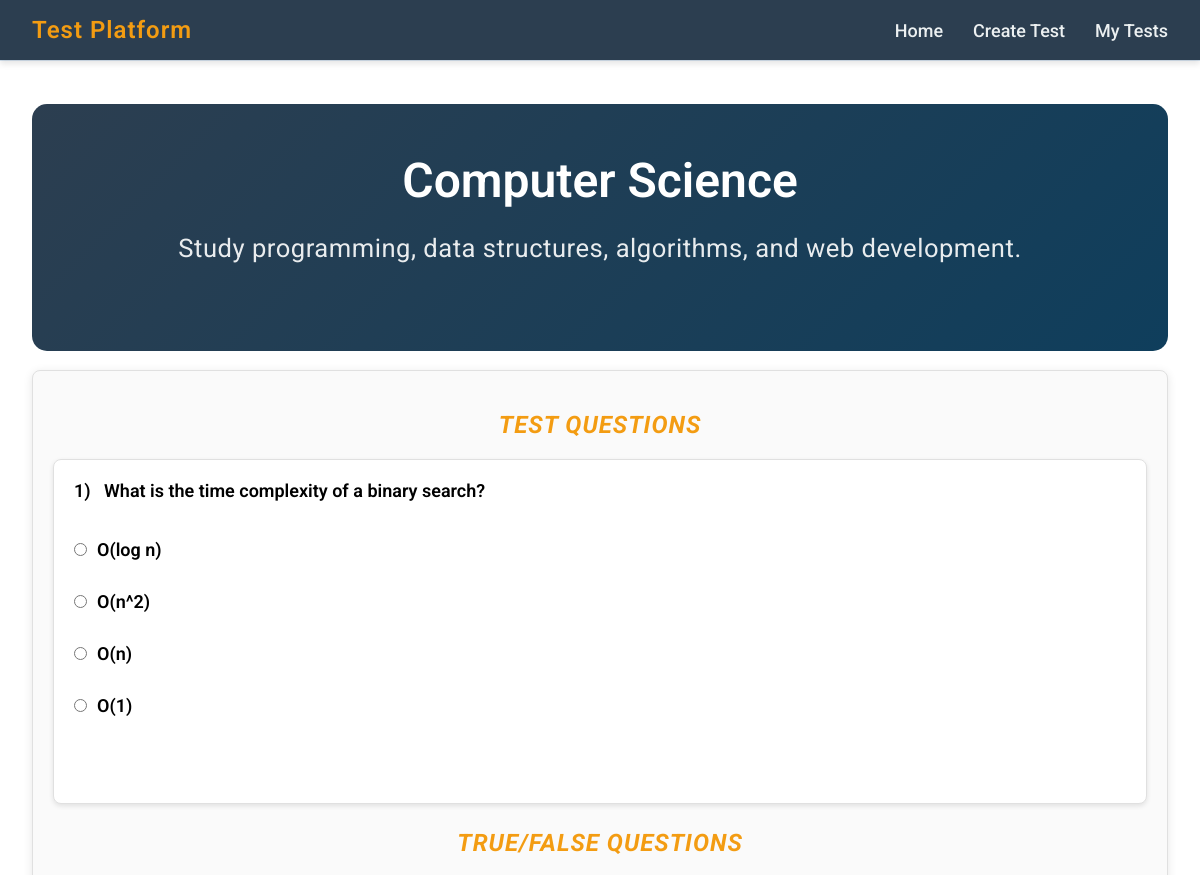
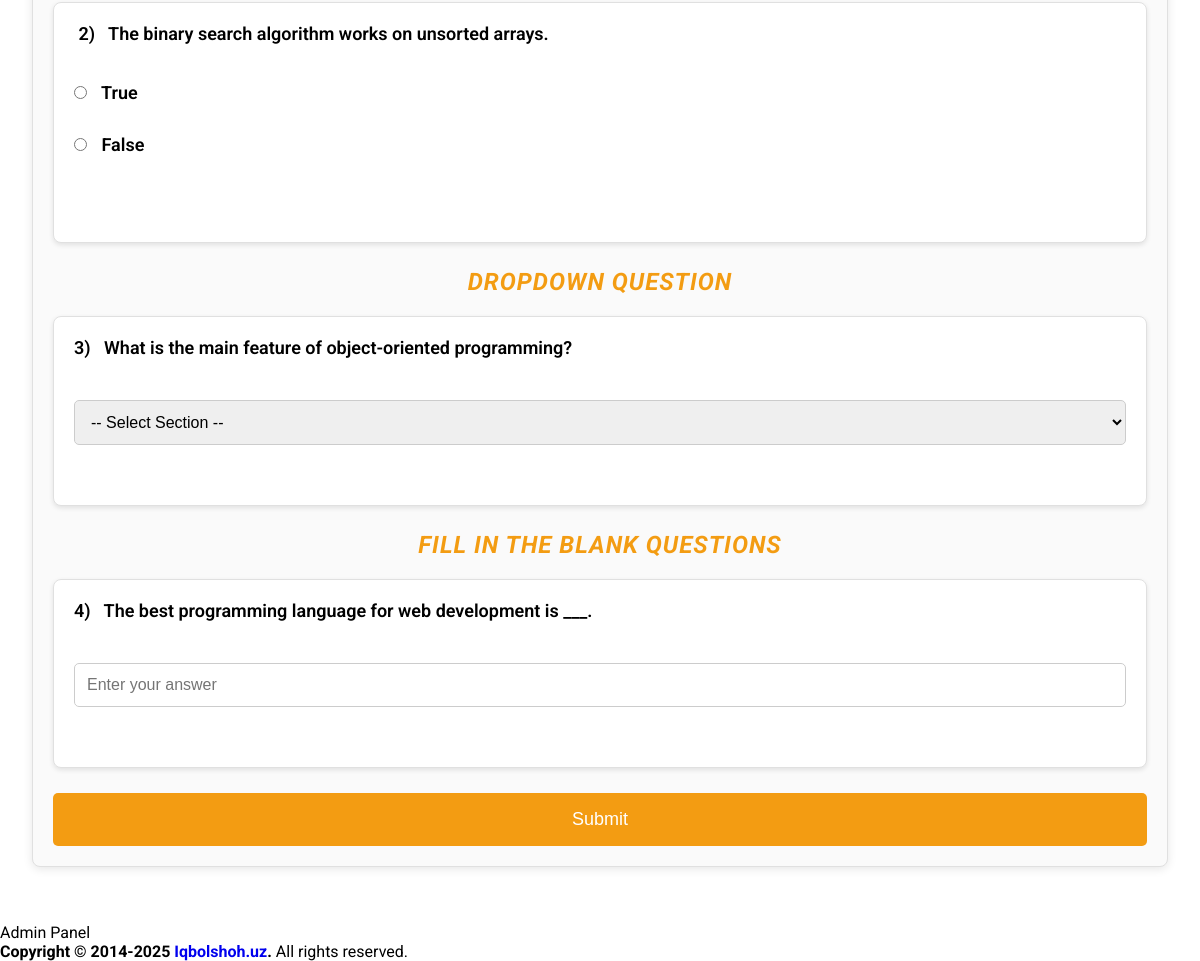
The app's page /test.php?url=computer-science with its own data (2 pictures, top to bottom).
### tables this page shows
CREATE TABLE IF NOT EXISTS subjects (
    id INT PRIMARY KEY AUTO_INCREMENT,
    user_id INT,
    title VARCHAR(100) NOT NULL,
    description VARCHAR(255) NOT NULL,
    url VARCHAR(255) NOT NULL,
    FOREIGN KEY (user_id) REFERENCES users(id) ON DELETE CASCADE
);

CREATE TABLE IF NOT EXISTS test (
    id INT PRIMARY KEY AUTO_INCREMENT,
    subject_id INT,
    question TEXT NOT NULL,
    FOREIGN KEY (subject_id) REFERENCES subjects(id) ON DELETE CASCADE
);

CREATE TABLE IF NOT EXISTS test_options (
    id INT PRIMARY KEY AUTO_INCREMENT,
    test_id INT NOT NULL,
    option_text VARCHAR(255) NOT NULL,
    is_correct BOOLEAN DEFAULT FALSE,
    FOREIGN KEY (test_id) REFERENCES test(id) ON DELETE CASCADE
);

CREATE TABLE IF NOT EXISTS tru_false (
    id INT PRIMARY KEY AUTO_INCREMENT,
    subject_id INT,
    statement TEXT NOT NULL,
    is_true BOOLEAN NOT NULL,
    FOREIGN KEY (subject_id) REFERENCES subjects(id) ON DELETE CASCADE
);

CREATE TABLE IF NOT EXISTS dropdown (
    id INT PRIMARY KEY AUTO_INCREMENT,
    subject_id INT,
    question TEXT NOT NULL,
    correct_answer VARCHAR(255) NOT NULL,
    FOREIGN KEY (subject_id) REFERENCES subjects(id) ON DELETE CASCADE
);

CREATE TABLE IF NOT EXISTS fill_in_the_blank (
    id INT PRIMARY KEY AUTO_INCREMENT,
    subject_id INT,
    sentence TEXT NOT NULL,
    correct_answer VARCHAR(255) NOT NULL,
    FOREIGN KEY (subject_id) REFERENCES subjects(id) ON DELETE CASCADE
);

### config.php (called while the page is built, shortened)
<?php
class Database
{
    private $conn;
    public function __construct()
    {
        $this->conn = new mysqli(DB_SERVER, DB_USERNAME, DB_PASSWORD, DB_NAME);
    }
    public function executeQuery($sql, $params = [], $types = "")
    {
        $result = $this->conn->prepare($sql);
        if ($params) {
            $result->bind_param($types, ...$params);
        }
        if (!$result->execute()) {
            return "Execution error: " . $result->error;
        }
        return $result;
    }
    public function select($table, $columns = "*", $condition = "", $params = [], $types = "")
    {
        $sql = "SELECT $columns FROM $table" . ($condition ? " WHERE $condition" : "");
        $result = $this->executeQuery($sql, $params, $types);
        return $result->get_result()->fetch_all(MYSQLI_ASSOC);
    }
}

### test.php (the view, shortened to what this page needs)
<?php
include 'config.php';
$query = new Database();
if (isset($_GET['url'])) {
    $url = $_GET['url'];
    $subject = $query->select('subjects', '*', "url = ?", [$url], 's');
    $subjectid = $subject[0]['id'];
    $tests = $query->select('test', '*', "subject_id = ?", [$subjectid], 'i');
    $tru_falses = $query->select('tru_false', '*', "subject_id = ?", [$subjectid], 'i');
    $dropdowns = $query->select('dropdown', '*', "subject_id = ?", [$subjectid], 'i');
    $fill_in_the_blanks = $query->select('fill_in_the_blank', '*', "subject_id = ?", [$subjectid], 'i');
    shuffle($tests);
    shuffle($tru_falses);
    shuffle($dropdowns);
    shuffle($fill_in_the_blanks);
        ?>
    <!DOCTYPE html>
    <html lang="en">
    <head>
    </head>
    <body>
        <?php include 'includes/header.php' ?>
        <div class="container">
            <?php $delay = 0; ?>
            <?php $test_count = 1 ?>
            <section class="section call-to-action">
                <h2 class="section__title"><?= $subject[0]['title'] ?></h2>
                <p class="section__content"><?= $subject[0]['description'] ?></p>
            </section>
            <br>
            <?php if (!empty($tests) || !empty($tru_falses) || !empty($dropdowns) || !empty($fill_in_the_blanks)): ?>
                <form method="post">
                    <div id="delay-animation" style="animation-delay: <?= $delay += 0.05 ?>s">
                        <?php if (!empty($tests)): ?>
                            <h3 class="title_h3" style="animation-delay: <?= $delay ?>s">Test Questions</h3>
                            <div class="task_item" style="animation-delay: <?= $delay ?>s">
                                <?php foreach ($tests as $test):
                                    $testid = $test['id'];
                                    $options = $query->select('test_options', '*', "test_id = $testid");
                                    shuffle($options);
                                    ?>
                                    <div id="delay-animation" style="animation-delay: <?= $delay += 0.05 ?>s">
                                        <label for="test_question_<?= $testid; ?>">
                                            <p style="white-space: pre-wrap;"><?= ($test_count++) . ')   ' . $test['question'] ?></p>
                                        </label><br>
                                        <div class="options">
                                            <?php foreach ($options as $option): ?>
                                                <label>
                                                    <input type="radio" name="test_answer_<?= $testid; ?>"
                                                        id="test_answer_<?= $option['id']; ?>"
                                                        value="<?= $option['id'] ?>"><?= $option['option_text'] ?>
                                                </label><br>
                                            <?php endforeach; ?>
                                        </div>
                                    </div>
                                <?php endforeach; ?>
                            </div>
                        <?php endif; ?>
                    </div>
                    <div id="delay-animation" style="animation-delay: <?= $delay += 0.05 ?>s">
                        <?php if (!empty($tru_falses)): ?>
                            <h3 class="title_h3">True/False Questions</h3>
                            <div class="task_item">
                                <?php foreach ($tru_falses as $tru_false): ?>
                                    <div id="delay-animation" style="animation-delay: <?= $delay ?>s">
                                        <label for="tru_false_statement_<?= $tru_false['id']; ?>">
                                            <p style="white-space: pre-wrap;"> <?= ($test_count++) . ')   ' . $tru_false['statement'] ?>
                                            </p>
                                        </label><br>
                                        <div class="options">
                                            <label for="tru_false_answer_<?= $tru_false['id']; ?>_true">
                                                <input type="radio" id="tru_false_answer_<?= $tru_false['id']; ?>_true"
                                                    name="tru_false_answer_<?= $tru_false['id']; ?>" value="1"> True
                                            </label><br>
                                            <label for="tru_false_answer_<?= $tru_false['id']; ?>_false">
                                                <input type="radio" id="tru_false_answer_<?= $tru_false['id']; ?>_false"
                                                    name="tru_false_answer_<?= $tru_false['id']; ?>" value="0"> False
                                            </label><br>
                                        </div>
                                    </div>
                                <?php endforeach; ?>
                            </div>
                        <?php endif; ?>
                    </div>
                    <div id="delay-animation" style="animation-delay: <?= $delay += 0.05 ?>s">
                        <?php if (!empty($dropdowns)): ?>
                            <h3 class="title_h3">Dropdown Question</h3>
                            <div class="task_item">
                                <?php foreach ($dropdowns as $dropdown): ?>
                                    <div id="delay-animation" style="animation-delay: <?= $delay += 0.05 ?>s">
                                        <label for="dropdown_question_<?= $dropdown['id']; ?>">
                                            <p style="white-space: pre-wrap;"><?= ($test_count++) . ')   ' . $dropdown['question'] ?>
                                            </p>
                                        </label><br>
                                        <select name="dropdown_answer_<?= $dropdown['id']; ?>"
                                            id="dropdown_question_<?= $dropdown['id']; ?>" class="dropdown">
                                            <option value="" disabled selected>-- Select Section --</option>
                                        </select><br>
                                    </div>
                                <?php endforeach; ?>
                            </div>
                        <?php endif; ?>
                    </div>
                    <div id="delay-animation" style="animation-delay: <?= $delay += 0.05 ?>s">
                        <?php if (!empty($fill_in_the_blanks)): ?>
                            <h3 class="title_h3">Fill in the Blank Questions</h3>
                            <div class="task_item">
                                <?php foreach ($fill_in_the_blanks as $blank): ?>
                                    <div id="delay-animation" style="animation-delay: <?= $delay += 0.05 ?>s">
                                        <label for="fill_in_the_blank_<?= $blank['id']; ?>">
                                            <p style="white-space: pre-wrap;"><?= ($test_count++) . ')   ' . $blank['sentence'] ?> </p>
                                        </label><br>
                                        <input type="text" name="fill_in_the_blank_answer_<?= $blank['id']; ?>"
                                            placeholder="Enter your answer"><br>
                                    </div>
                                <?php endforeach; ?>
                            </div>
                        <?php endif; ?>
                    </div>
                    <div id="delay-animation" style="animation-delay: <?= $delay += 0.05 ?>s">
                        <input type="submit" value="Submit" class="submit-btn">
                    </div>
                </form>
            <?php endif; ?>
        </div>
        <?php include 'includes/footer.php' ?>
    </body>
    </html>
    <?php
} else {
    header('Location: ./');
    exit();
}
?>

### test.php (style rules this page uses)
.section { padding: 3rem 0rem; text-align: center; }
.section__title { font-size: 3rem; font-weight: 600; margin-bottom: 1.5rem; }
.section__content { font-size: 1.6rem; font-weight: 400; margin-bottom: 2.5rem; opacity: 0.9; letter-spacing: 0.5px; }
.call-to-action { border-radius: 15px; background: linear-gradient(135deg, #2c3e50, #0f3e5c); color: white; animation: slideUpFade 1s ease forwards; }
.container { transform: translateY(0); opacity: 0; animation: fadeInUp 1s ease-out forwards; }
form { margin: 0 auto; width: 100%; padding: 20px; border-radius: 8px; background-color: #fafafa; border: 1px solid #e0e0e0; box-shadow: 0 2px 10px rgba(0, 0, 0, 0.1); }
.title_h3 { color: #f39c12; text-align: center; font-size: 24px; margin-top: 20px; margin-bottom: 20px; text-transform: uppercase; font-style: italic; letter-spacing: 1px; transform: translateY(0); opacity: 0; animation: fadeInUp 1s ease-out forwards; }
.task_item { border: 1px solid #e0e0e0; padding: 20px; margin-bottom: 25px; border-radius: 8px; background-color: white; box-shadow: 0 2px 5px rgba(0, 0, 0, 0.1); transform: translateY(0); opacity: 0; animation: fadeInUp 1s ease-out forwards; }
.task_item label { font-weight: 600; font-size: 18px; margin-bottom: 15px; display: block; }
.task_item input[type="radio"], .task_item select, .task_item input[type="text"] { width: 100%; padding: 12px; border: 1px solid #ccc; border-radius: 5px; font-size: 16px; margin-top: 8px; box-sizing: border-box; transition: all 0.3s ease; display: inline-block; }
.task_item .options { display: flex; flex-direction: column; }
.task_item .options input[type="radio"] { margin-right: 10px; width: auto; }
.task_item .options label, .task_item .options p { display: inline-block; margin-bottom: 8px; }
.submit-btn { padding: 16px 32px; font-size: 18px; background-color: #f39c12; color: white; border: none; border-radius: 5px; cursor: pointer; width: 100%; text-align: center; transition: background-color 0.3s ease; }
#delay-animation { transform: translateY(0); opacity: 0; animation: fadeInUp 1s ease-out forwards; }

### header.php (style rules this page uses)
* { margin: 0; padding: 0; box-sizing: border-box; }
html { font-family: "Roboto", sans-serif; }
.container { width: 100%; min-height: 50vh; margin: auto; margin-top: 27px; margin-bottom: 40px; padding: 1rem 2rem; border-radius: 11px; background-color: #ffffff; }

### records on screen
subjects: title "Computer Science", description "Study programming, data structures, algorithms, and web development."
test: question "What is the time complexity of a binary search?"
test_options: option_text "O(log n)"
test_options: option_text "O(n^2)"
test_options: option_text "O(n)"
test_options: option_text "O(1)"
tru_false: statement "The binary search algorithm works on unsorted arrays."
dropdown: question "What is the main feature of object-oriented programming?"
fill_in_the_blank: sentence "The best programming language for web development is ___."
